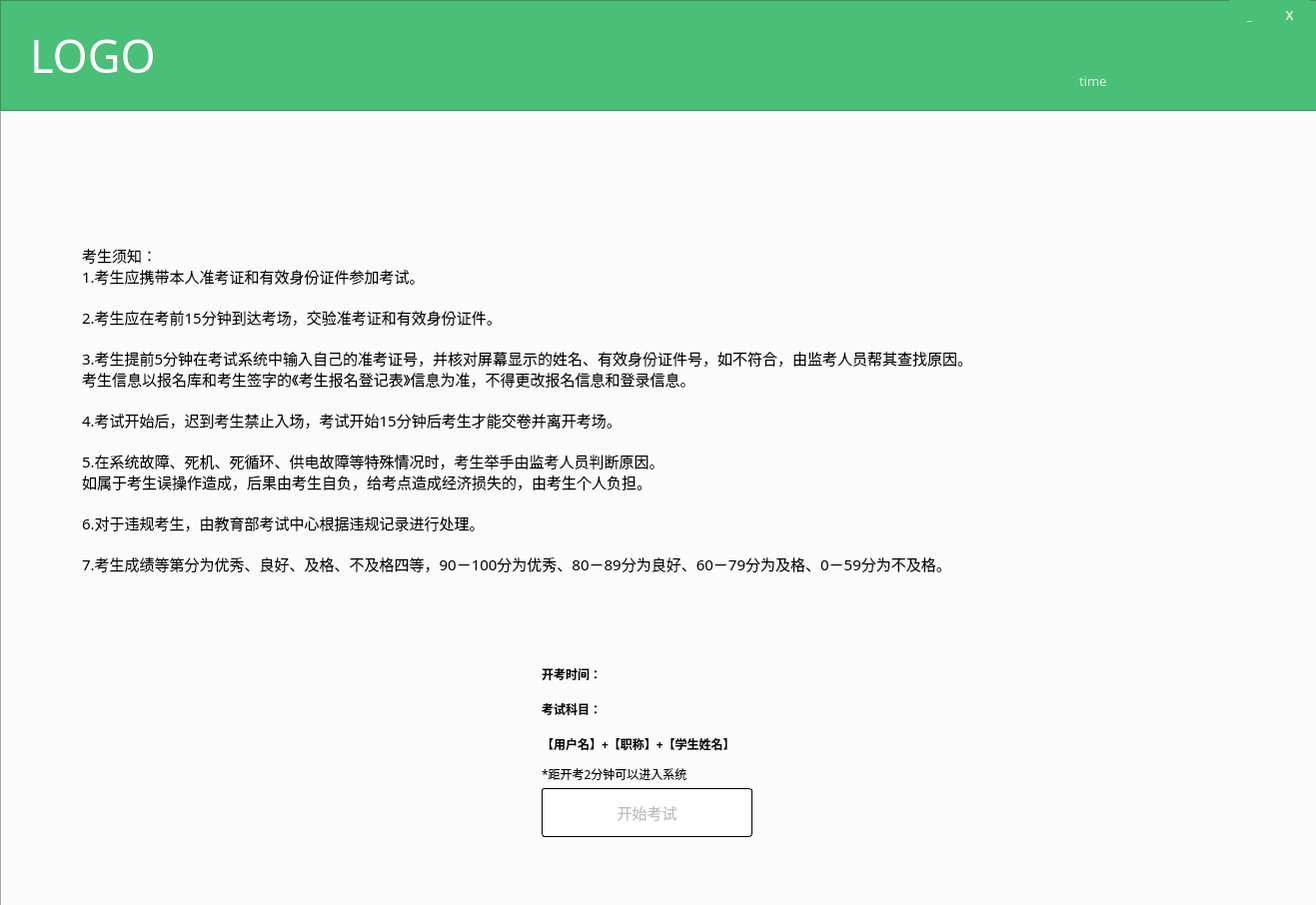
<?xml version="1.0" encoding="UTF-8"?>
<ui version="4.0">
 <class>StudentWindow</class>
 <widget class="QDialog" name="StudentWindow">
  <property name="geometry">
   <rect>
    <x>0</x>
    <y>0</y>
    <width>1317</width>
    <height>906</height>
   </rect>
  </property>
  <property name="minimumSize">
   <size>
    <width>1317</width>
    <height>906</height>
   </size>
  </property>
  <property name="maximumSize">
   <size>
    <width>1317</width>
    <height>906</height>
   </size>
  </property>
  <property name="windowTitle">
   <string>Dialog</string>
  </property>
  <widget class="QTabWidget" name="tabWidget">
   <property name="geometry">
    <rect>
     <x>0</x>
     <y>80</y>
     <width>1331</width>
     <height>831</height>
    </rect>
   </property>
   <property name="font">
    <font>
     <family>黑体</family>
    </font>
   </property>
   <widget class="QWidget" name="tab">
    <attribute name="title">
     <string>Tab 1</string>
    </attribute>
    <widget class="QLabel" name="label">
     <property name="geometry">
      <rect>
       <x>80</x>
       <y>110</y>
       <width>1141</width>
       <height>401</height>
      </rect>
     </property>
     <property name="font">
      <font>
       <family>黑体</family>
       <pointsize>11</pointsize>
      </font>
     </property>
     <property name="text">
      <string>考生须知：
1.考生应携带本人准考证和有效身份证件参加考试。

2.考生应在考前15分钟到达考场，交验准考证和有效身份证件。

3.考生提前5分钟在考试系统中输入自己的准考证号，并核对屏幕显示的姓名、有效身份证件号，如不符合，由监考人员帮其查找原因。
考生信息以报名库和考生签字的《考生报名登记表》信息为准，不得更改报名信息和登录信息。

4.考试开始后，迟到考生禁止入场，考试开始15分钟后考生才能交卷并离开考场。

5.在系统故障、死机、死循环、供电故障等特殊情况时，考生举手由监考人员判断原因。
如属于考生误操作造成，后果由考生自负，给考点造成经济损失的，由考生个人负担。

6.对于违规考生，由教育部考试中心根据违规记录进行处理。

7.考生成绩等第分为优秀、良好、及格、不及格四等，90－100分为优秀、80－89分为良好、60－79分为及格、0－59分为不及格。
</string>
     </property>
    </widget>
    <widget class="QLabel" name="label_start_time">
     <property name="geometry">
      <rect>
       <x>540</x>
       <y>550</y>
       <width>521</width>
       <height>31</height>
      </rect>
     </property>
     <property name="font">
      <font>
       <family>黑体</family>
       <weight>75</weight>
       <bold>true</bold>
      </font>
     </property>
     <property name="text">
      <string>开考时间：</string>
     </property>
    </widget>
    <widget class="QLabel" name="label_4">
     <property name="geometry">
      <rect>
       <x>540</x>
       <y>650</y>
       <width>561</width>
       <height>31</height>
      </rect>
     </property>
     <property name="font">
      <font>
       <family>黑体</family>
       <pointsize>9</pointsize>
      </font>
     </property>
     <property name="text">
      <string>*距开考2分钟可以进入系统</string>
     </property>
    </widget>
    <widget class="QPushButton" name="pushButton_37">
     <property name="enabled">
      <bool>false</bool>
     </property>
     <property name="geometry">
      <rect>
       <x>540</x>
       <y>680</y>
       <width>211</width>
       <height>49</height>
      </rect>
     </property>
     <property name="font">
      <font>
       <family>黑体</family>
       <pointsize>11</pointsize>
       <weight>50</weight>
       <bold>false</bold>
      </font>
     </property>
     <property name="cursor">
      <cursorShape>PointingHandCursor</cursorShape>
     </property>
     <property name="acceptDrops">
      <bool>true</bool>
     </property>
     <property name="styleSheet">
      <string notr="true">QPushButton

{
	border:1px solid rgb(0,0,0);
	border-radius:3px;
	
	background-color: rgb(255, 255, 255);
}
QPushButton:hover
{
	background-color: rgb(250, 250, 250);
	border:1px solid rgb(0,0,0);
	
}</string>
     </property>
     <property name="text">
      <string>开始考试</string>
     </property>
     <property name="icon">
      <iconset resource="Img.qrc">
       <normaloff>:/img/img/exam.ico</normaloff>:/img/img/exam.ico</iconset>
     </property>
     <property name="iconSize">
      <size>
       <width>32</width>
       <height>32</height>
      </size>
     </property>
    </widget>
    <widget class="QLabel" name="label_start_course_name">
     <property name="geometry">
      <rect>
       <x>540</x>
       <y>590</y>
       <width>491</width>
       <height>21</height>
      </rect>
     </property>
     <property name="font">
      <font>
       <family>黑体</family>
       <weight>75</weight>
       <bold>true</bold>
      </font>
     </property>
     <property name="text">
      <string>考试科目：</string>
     </property>
    </widget>
    <widget class="QLabel" name="label_2">
     <property name="geometry">
      <rect>
       <x>540</x>
       <y>620</y>
       <width>501</width>
       <height>31</height>
      </rect>
     </property>
     <property name="font">
      <font>
       <family>黑体</family>
       <pointsize>9</pointsize>
       <weight>75</weight>
       <bold>true</bold>
      </font>
     </property>
     <property name="styleSheet">
      <string notr="true">QLabel:hover{

	color: rgb(79, 79, 79);
}
</string>
     </property>
     <property name="text">
      <string>【用户名】+【职称】+【学生姓名】</string>
     </property>
    </widget>
   </widget>
   <widget class="QWidget" name="tab_2">
    <attribute name="title">
     <string>Tab 2</string>
    </attribute>
    <widget class="QFrame" name="frame">
     <property name="geometry">
      <rect>
       <x>280</x>
       <y>0</y>
       <width>1051</width>
       <height>811</height>
      </rect>
     </property>
     <property name="font">
      <font>
       <family>黑体</family>
       <pointsize>12</pointsize>
      </font>
     </property>
     <property name="styleSheet">
      <string notr="true">background-color: rgb(255, 255, 255);</string>
     </property>
     <property name="frameShape">
      <enum>QFrame::Panel</enum>
     </property>
     <property name="frameShadow">
      <enum>QFrame::Plain</enum>
     </property>
     <property name="lineWidth">
      <number>1</number>
     </property>
     <property name="midLineWidth">
      <number>0</number>
     </property>
     <widget class="QTextEdit" name="textEdit">
      <property name="geometry">
       <rect>
        <x>50</x>
        <y>70</y>
        <width>951</width>
        <height>271</height>
       </rect>
      </property>
      <property name="font">
       <font>
        <family>黑体</family>
        <pointsize>11</pointsize>
       </font>
      </property>
      <property name="readOnly">
       <bool>true</bool>
      </property>
      <property name="html">
       <string>&lt;!DOCTYPE HTML PUBLIC &quot;-//W3C//DTD HTML 4.0//EN&quot; &quot;http://www.w3.org/TR/REC-html40/strict.dtd&quot;&gt;
&lt;html&gt;&lt;head&gt;&lt;meta name=&quot;qrichtext&quot; content=&quot;1&quot; /&gt;&lt;style type=&quot;text/css&quot;&gt;
p, li { white-space: pre-wrap; }
&lt;/style&gt;&lt;/head&gt;&lt;body style=&quot; font-family:'黑体'; font-size:11pt; font-weight:400; font-style:normal;&quot;&gt;
&lt;p style=&quot; margin-top:0px; margin-bottom:0px; margin-left:0px; margin-right:0px; -qt-block-indent:0; text-indent:0px;&quot;&gt;&lt;span style=&quot; font-family:'SimSun';&quot;&gt;题目题目题目题目题目题目题目题目题目题目题目题目题目题目题目题目题目题目题目题目题目题目题目题目题目题目题目题目题目题目题目题目题目题目题目题目题目题目题目题目题目题目题目题目题目题目题目题目题目题目题目题目题目题目题目题目题目题目题目题目题目题目题目题目题目题目题目题目题目题目题目题目题目题目题目题目题目题目题目题目题目题目题目题目&lt;/span&gt;&lt;/p&gt;&lt;/body&gt;&lt;/html&gt;</string>
      </property>
     </widget>
     <widget class="QRadioButton" name="radioButton_a">
      <property name="geometry">
       <rect>
        <x>100</x>
        <y>440</y>
        <width>911</width>
        <height>41</height>
       </rect>
      </property>
      <property name="font">
       <font>
        <family>黑体</family>
        <pointsize>12</pointsize>
       </font>
      </property>
      <property name="text">
       <string>答案123456789123456789123456789123456789123456789123456789123456789123456789
123456789123456789</string>
      </property>
     </widget>
     <widget class="QLabel" name="label_6">
      <property name="geometry">
       <rect>
        <x>60</x>
        <y>430</y>
        <width>31</width>
        <height>61</height>
       </rect>
      </property>
      <property name="font">
       <font>
        <family>黑体</family>
        <pointsize>12</pointsize>
       </font>
      </property>
      <property name="text">
       <string>A.</string>
      </property>
     </widget>
     <widget class="QRadioButton" name="radioButton_b">
      <property name="geometry">
       <rect>
        <x>100</x>
        <y>500</y>
        <width>921</width>
        <height>41</height>
       </rect>
      </property>
      <property name="font">
       <font>
        <family>黑体</family>
        <pointsize>12</pointsize>
       </font>
      </property>
      <property name="text">
       <string>答案123456789123456789123456789123456789
123456789123456789123456789123456789123456789</string>
      </property>
     </widget>
     <widget class="QLabel" name="label_7">
      <property name="geometry">
       <rect>
        <x>60</x>
        <y>490</y>
        <width>31</width>
        <height>61</height>
       </rect>
      </property>
      <property name="font">
       <font>
        <family>黑体</family>
        <pointsize>12</pointsize>
       </font>
      </property>
      <property name="text">
       <string>B.</string>
      </property>
     </widget>
     <widget class="QRadioButton" name="radioButton_c">
      <property name="geometry">
       <rect>
        <x>100</x>
        <y>560</y>
        <width>921</width>
        <height>41</height>
       </rect>
      </property>
      <property name="font">
       <font>
        <family>黑体</family>
        <pointsize>12</pointsize>
       </font>
      </property>
      <property name="text">
       <string>答案123456789123456789
123456789123456789123456789123456789123456789123456789123456789123456789123456789</string>
      </property>
     </widget>
     <widget class="QLabel" name="label_8">
      <property name="geometry">
       <rect>
        <x>60</x>
        <y>550</y>
        <width>31</width>
        <height>61</height>
       </rect>
      </property>
      <property name="font">
       <font>
        <family>黑体</family>
        <pointsize>12</pointsize>
       </font>
      </property>
      <property name="text">
       <string>C.</string>
      </property>
     </widget>
     <widget class="QRadioButton" name="radioButton_d">
      <property name="geometry">
       <rect>
        <x>100</x>
        <y>620</y>
        <width>921</width>
        <height>41</height>
       </rect>
      </property>
      <property name="font">
       <font>
        <family>黑体</family>
        <pointsize>12</pointsize>
       </font>
      </property>
      <property name="text">
       <string>答案1234567891234567891234567891234567891234567891234567891234567</string>
      </property>
     </widget>
     <widget class="QLabel" name="label_9">
      <property name="geometry">
       <rect>
        <x>60</x>
        <y>610</y>
        <width>31</width>
        <height>61</height>
       </rect>
      </property>
      <property name="font">
       <font>
        <family>黑体</family>
        <pointsize>12</pointsize>
       </font>
      </property>
      <property name="text">
       <string>D.</string>
      </property>
     </widget>
     <widget class="QPushButton" name="pushButton_next">
      <property name="geometry">
       <rect>
        <x>250</x>
        <y>710</y>
        <width>141</width>
        <height>51</height>
       </rect>
      </property>
      <property name="font">
       <font>
        <family>黑体</family>
        <pointsize>13</pointsize>
       </font>
      </property>
      <property name="cursor">
       <cursorShape>PointingHandCursor</cursorShape>
      </property>
      <property name="styleSheet">
       <string notr="true">QPushButton

{
	border:1px solid rgb(0,0,0);
	border-radius:5px;
	
	background-color: rgb(255, 255, 255);
}
QPushButton:hover
{
	background-color: rgb(250, 250, 250);
	border:1px solid rgb(0,0,0);
	
}</string>
      </property>
      <property name="text">
       <string>下一题</string>
      </property>
      <property name="iconSize">
       <size>
        <width>32</width>
        <height>32</height>
       </size>
      </property>
     </widget>
     <widget class="QLabel" name="label_question_number">
      <property name="geometry">
       <rect>
        <x>50</x>
        <y>40</y>
        <width>91</width>
        <height>21</height>
       </rect>
      </property>
      <property name="font">
       <font>
        <family>黑体</family>
       </font>
      </property>
      <property name="text">
       <string>1：</string>
      </property>
     </widget>
     <widget class="QRadioButton" name="radioButton_empty">
      <property name="geometry">
       <rect>
        <x>900</x>
        <y>720</y>
        <width>81</width>
        <height>41</height>
       </rect>
      </property>
      <property name="font">
       <font>
        <family>黑体</family>
        <pointsize>12</pointsize>
       </font>
      </property>
      <property name="text">
       <string>empty</string>
      </property>
     </widget>
     <widget class="QPushButton" name="pushButton_previous">
      <property name="geometry">
       <rect>
        <x>60</x>
        <y>710</y>
        <width>141</width>
        <height>51</height>
       </rect>
      </property>
      <property name="font">
       <font>
        <family>黑体</family>
        <pointsize>13</pointsize>
       </font>
      </property>
      <property name="cursor">
       <cursorShape>PointingHandCursor</cursorShape>
      </property>
      <property name="styleSheet">
       <string notr="true">QPushButton

{
	border:1px solid rgb(0,0,0);
	border-radius:5px;
	
	background-color: rgb(255, 255, 255);
}
QPushButton:hover
{
	background-color: rgb(250, 250, 250);
	border:1px solid rgb(0,0,0);
	
}</string>
      </property>
      <property name="text">
       <string>上一题</string>
      </property>
      <property name="iconSize">
       <size>
        <width>32</width>
        <height>32</height>
       </size>
      </property>
     </widget>
     <widget class="QLabel" name="label_error_tips">
      <property name="geometry">
       <rect>
        <x>410</x>
        <y>710</y>
        <width>411</width>
        <height>51</height>
       </rect>
      </property>
      <property name="font">
       <font>
        <family>黑体</family>
        <pointsize>14</pointsize>
        <weight>50</weight>
        <bold>false</bold>
       </font>
      </property>
      <property name="text">
       <string>error!</string>
      </property>
     </widget>
    </widget>
    <widget class="QPushButton" name="pushButton_22">
     <property name="enabled">
      <bool>false</bool>
     </property>
     <property name="geometry">
      <rect>
       <x>50</x>
       <y>630</y>
       <width>181</width>
       <height>51</height>
      </rect>
     </property>
     <property name="font">
      <font>
       <family>黑体</family>
       <pointsize>13</pointsize>
      </font>
     </property>
     <property name="styleSheet">
      <string notr="true">QPushButton

{
	border:1px solid rgb(0,0,0);
	border-radius:5px;
	
	background-color: rgb(255, 255, 255);
}
QPushButton:hover
{
	background-color: rgb(250, 250, 250);
	border:1px solid rgb(0,0,0);
	
}</string>
     </property>
     <property name="text">
      <string>保存进度</string>
     </property>
     <property name="iconSize">
      <size>
       <width>32</width>
       <height>32</height>
      </size>
     </property>
    </widget>
    <widget class="QPushButton" name="pushButton_23">
     <property name="geometry">
      <rect>
       <x>50</x>
       <y>710</y>
       <width>181</width>
       <height>51</height>
      </rect>
     </property>
     <property name="font">
      <font>
       <family>黑体</family>
       <pointsize>13</pointsize>
       <weight>75</weight>
       <italic>true</italic>
       <bold>true</bold>
      </font>
     </property>
     <property name="cursor">
      <cursorShape>PointingHandCursor</cursorShape>
     </property>
     <property name="styleSheet">
      <string notr="true">QPushButton

{
	border:1px solid rgb(0,0,0);
	border-radius:5px;
	
	background-color: rgb(255, 255, 255);
}
QPushButton:hover
{
	background-color: rgb(250, 250, 250);
	border:1px solid rgb(0,0,0);
	
}</string>
     </property>
     <property name="text">
      <string>交卷</string>
     </property>
     <property name="iconSize">
      <size>
       <width>32</width>
       <height>32</height>
      </size>
     </property>
    </widget>
    <widget class="QLabel" name="label_5">
     <property name="geometry">
      <rect>
       <x>40</x>
       <y>40</y>
       <width>201</width>
       <height>31</height>
      </rect>
     </property>
     <property name="font">
      <font>
       <family>黑体</family>
       <pointsize>10</pointsize>
      </font>
     </property>
     <property name="text">
      <string>题目编号：</string>
     </property>
    </widget>
    <widget class="QWidget" name="layoutWidget">
     <property name="geometry">
      <rect>
       <x>40</x>
       <y>70</y>
       <width>201</width>
       <height>241</height>
      </rect>
     </property>
     <property name="font">
      <font>
       <family>黑体</family>
      </font>
     </property>
     <layout class="QGridLayout" name="gridLayout">
      <property name="sizeConstraint">
       <enum>QLayout::SetDefaultConstraint</enum>
      </property>
      <property name="topMargin">
       <number>0</number>
      </property>
      <property name="bottomMargin">
       <number>0</number>
      </property>
      <property name="horizontalSpacing">
       <number>5</number>
      </property>
      <property name="verticalSpacing">
       <number>6</number>
      </property>
      <item row="0" column="0">
       <widget class="QPushButton" name="pushButton_question_1">
        <property name="font">
         <font>
          <family>黑体</family>
          <pointsize>13</pointsize>
         </font>
        </property>
        <property name="cursor">
         <cursorShape>PointingHandCursor</cursorShape>
        </property>
        <property name="styleSheet">
         <string notr="true">QPushButton

{
	border:1px solid rgb(0,0,0);
	border-radius:5px;
	
	background-color: rgb(255, 255, 255);
}
QPushButton:hover
{
	background-color: rgb(250, 250, 250);
	border:1px solid rgb(0,0,0);
	
}</string>
        </property>
        <property name="text">
         <string>1</string>
        </property>
        <property name="iconSize">
         <size>
          <width>32</width>
          <height>32</height>
         </size>
        </property>
       </widget>
      </item>
      <item row="0" column="1">
       <widget class="QPushButton" name="pushButton_question_2">
        <property name="font">
         <font>
          <family>黑体</family>
          <pointsize>13</pointsize>
         </font>
        </property>
        <property name="cursor">
         <cursorShape>PointingHandCursor</cursorShape>
        </property>
        <property name="styleSheet">
         <string notr="true">QPushButton

{
	border:1px solid rgb(0,0,0);
	border-radius:5px;
	
	background-color: rgb(255, 255, 255);
}
QPushButton:hover
{
	background-color: rgb(250, 250, 250);
	border:1px solid rgb(0,0,0);
	
}</string>
        </property>
        <property name="text">
         <string>2</string>
        </property>
        <property name="iconSize">
         <size>
          <width>32</width>
          <height>32</height>
         </size>
        </property>
       </widget>
      </item>
      <item row="0" column="2">
       <widget class="QPushButton" name="pushButton_question_3">
        <property name="font">
         <font>
          <family>黑体</family>
          <pointsize>13</pointsize>
         </font>
        </property>
        <property name="cursor">
         <cursorShape>PointingHandCursor</cursorShape>
        </property>
        <property name="styleSheet">
         <string notr="true">QPushButton

{
	border:1px solid rgb(0,0,0);
	border-radius:5px;
	
	background-color: rgb(255, 255, 255);
}
QPushButton:hover
{
	background-color: rgb(250, 250, 250);
	border:1px solid rgb(0,0,0);
	
}</string>
        </property>
        <property name="text">
         <string>3</string>
        </property>
        <property name="iconSize">
         <size>
          <width>32</width>
          <height>32</height>
         </size>
        </property>
       </widget>
      </item>
      <item row="0" column="3">
       <widget class="QPushButton" name="pushButton_question_4">
        <property name="font">
         <font>
          <family>黑体</family>
          <pointsize>13</pointsize>
         </font>
        </property>
        <property name="cursor">
         <cursorShape>PointingHandCursor</cursorShape>
        </property>
        <property name="styleSheet">
         <string notr="true">QPushButton

{
	border:1px solid rgb(0,0,0);
	border-radius:5px;
	
	background-color: rgb(255, 255, 255);
}
QPushButton:hover
{
	background-color: rgb(250, 250, 250);
	border:1px solid rgb(0,0,0);
	
}</string>
        </property>
        <property name="text">
         <string>4</string>
        </property>
        <property name="iconSize">
         <size>
          <width>32</width>
          <height>32</height>
         </size>
        </property>
       </widget>
      </item>
      <item row="0" column="4">
       <widget class="QPushButton" name="pushButton_question_5">
        <property name="font">
         <font>
          <family>黑体</family>
          <pointsize>13</pointsize>
         </font>
        </property>
        <property name="cursor">
         <cursorShape>PointingHandCursor</cursorShape>
        </property>
        <property name="styleSheet">
         <string notr="true">QPushButton

{
	border:1px solid rgb(0,0,0);
	border-radius:5px;
	
	background-color: rgb(255, 255, 255);
}
QPushButton:hover
{
	background-color: rgb(250, 250, 250);
	border:1px solid rgb(0,0,0);
	
}</string>
        </property>
        <property name="text">
         <string>5</string>
        </property>
        <property name="iconSize">
         <size>
          <width>32</width>
          <height>32</height>
         </size>
        </property>
       </widget>
      </item>
      <item row="1" column="0">
       <widget class="QPushButton" name="pushButton_question_6">
        <property name="font">
         <font>
          <family>黑体</family>
          <pointsize>13</pointsize>
         </font>
        </property>
        <property name="cursor">
         <cursorShape>PointingHandCursor</cursorShape>
        </property>
        <property name="styleSheet">
         <string notr="true">QPushButton

{
	border:1px solid rgb(0,0,0);
	border-radius:5px;
	
	background-color: rgb(255, 255, 255);
}
QPushButton:hover
{
	background-color: rgb(250, 250, 250);
	border:1px solid rgb(0,0,0);
	
}</string>
        </property>
        <property name="text">
         <string>6</string>
        </property>
        <property name="iconSize">
         <size>
          <width>32</width>
          <height>32</height>
         </size>
        </property>
       </widget>
      </item>
      <item row="1" column="1">
       <widget class="QPushButton" name="pushButton_question_7">
        <property name="font">
         <font>
          <family>黑体</family>
          <pointsize>13</pointsize>
         </font>
        </property>
        <property name="cursor">
         <cursorShape>PointingHandCursor</cursorShape>
        </property>
        <property name="styleSheet">
         <string notr="true">QPushButton

{
	border:1px solid rgb(0,0,0);
	border-radius:5px;
	
	background-color: rgb(255, 255, 255);
}
QPushButton:hover
{
	background-color: rgb(250, 250, 250);
	border:1px solid rgb(0,0,0);
	
}</string>
        </property>
        <property name="text">
         <string>7</string>
        </property>
        <property name="iconSize">
         <size>
          <width>32</width>
          <height>32</height>
         </size>
        </property>
       </widget>
      </item>
      <item row="1" column="2">
       <widget class="QPushButton" name="pushButton_question_8">
        <property name="font">
         <font>
          <family>黑体</family>
          <pointsize>13</pointsize>
         </font>
        </property>
        <property name="cursor">
         <cursorShape>PointingHandCursor</cursorShape>
        </property>
        <property name="styleSheet">
         <string notr="true">QPushButton

{
	border:1px solid rgb(0,0,0);
	border-radius:5px;
	
	background-color: rgb(255, 255, 255);
}
QPushButton:hover
{
	background-color: rgb(250, 250, 250);
	border:1px solid rgb(0,0,0);
	
}</string>
        </property>
        <property name="text">
         <string>8</string>
        </property>
        <property name="iconSize">
         <size>
          <width>32</width>
          <height>32</height>
         </size>
        </property>
       </widget>
      </item>
      <item row="1" column="3">
       <widget class="QPushButton" name="pushButton_question_9">
        <property name="font">
         <font>
          <family>黑体</family>
          <pointsize>13</pointsize>
         </font>
        </property>
        <property name="cursor">
         <cursorShape>PointingHandCursor</cursorShape>
        </property>
        <property name="styleSheet">
         <string notr="true">QPushButton

{
	border:1px solid rgb(0,0,0);
	border-radius:5px;
	
	background-color: rgb(255, 255, 255);
}
QPushButton:hover
{
	background-color: rgb(250, 250, 250);
	border:1px solid rgb(0,0,0);
	
}</string>
        </property>
        <property name="text">
         <string>9</string>
        </property>
        <property name="iconSize">
         <size>
          <width>32</width>
          <height>32</height>
         </size>
        </property>
       </widget>
      </item>
      <item row="1" column="4">
       <widget class="QPushButton" name="pushButton_question_10">
        <property name="font">
         <font>
          <family>黑体</family>
          <pointsize>13</pointsize>
         </font>
        </property>
        <property name="cursor">
         <cursorShape>PointingHandCursor</cursorShape>
        </property>
        <property name="styleSheet">
         <string notr="true">QPushButton

{
	border:1px solid rgb(0,0,0);
	border-radius:5px;
	
	background-color: rgb(255, 255, 255);
}
QPushButton:hover
{
	background-color: rgb(250, 250, 250);
	border:1px solid rgb(0,0,0);
	
}</string>
        </property>
        <property name="text">
         <string>10</string>
        </property>
        <property name="iconSize">
         <size>
          <width>32</width>
          <height>32</height>
         </size>
        </property>
       </widget>
      </item>
      <item row="2" column="0">
       <widget class="QPushButton" name="pushButton_question_11">
        <property name="enabled">
         <bool>false</bool>
        </property>
        <property name="font">
         <font>
          <family>黑体</family>
          <pointsize>13</pointsize>
         </font>
        </property>
        <property name="cursor">
         <cursorShape>PointingHandCursor</cursorShape>
        </property>
        <property name="styleSheet">
         <string notr="true">QPushButton

{
	border:1px solid rgb(0,0,0);
	border-radius:5px;
	
	background-color: rgb(255, 255, 255);
}
QPushButton:hover
{
	background-color: rgb(250, 250, 250);
	border:1px solid rgb(0,0,0);
	
}</string>
        </property>
        <property name="text">
         <string>11</string>
        </property>
        <property name="iconSize">
         <size>
          <width>32</width>
          <height>32</height>
         </size>
        </property>
       </widget>
      </item>
      <item row="2" column="1">
       <widget class="QPushButton" name="pushButton_question_12">
        <property name="enabled">
         <bool>false</bool>
        </property>
        <property name="font">
         <font>
          <family>黑体</family>
          <pointsize>13</pointsize>
         </font>
        </property>
        <property name="cursor">
         <cursorShape>PointingHandCursor</cursorShape>
        </property>
        <property name="styleSheet">
         <string notr="true">QPushButton

{
	border:1px solid rgb(0,0,0);
	border-radius:5px;
	
	background-color: rgb(255, 255, 255);
}
QPushButton:hover
{
	background-color: rgb(250, 250, 250);
	border:1px solid rgb(0,0,0);
	
}</string>
        </property>
        <property name="text">
         <string>12</string>
        </property>
        <property name="iconSize">
         <size>
          <width>32</width>
          <height>32</height>
         </size>
        </property>
       </widget>
      </item>
      <item row="2" column="2">
       <widget class="QPushButton" name="pushButton_question_13">
        <property name="enabled">
         <bool>false</bool>
        </property>
        <property name="font">
         <font>
          <family>黑体</family>
          <pointsize>13</pointsize>
         </font>
        </property>
        <property name="cursor">
         <cursorShape>PointingHandCursor</cursorShape>
        </property>
        <property name="styleSheet">
         <string notr="true">QPushButton

{
	border:1px solid rgb(0,0,0);
	border-radius:5px;
	
	background-color: rgb(255, 255, 255);
}
QPushButton:hover
{
	background-color: rgb(250, 250, 250);
	border:1px solid rgb(0,0,0);
	
}</string>
        </property>
        <property name="text">
         <string>13</string>
        </property>
        <property name="iconSize">
         <size>
          <width>32</width>
          <height>32</height>
         </size>
        </property>
       </widget>
      </item>
      <item row="2" column="3">
       <widget class="QPushButton" name="pushButton_question_14">
        <property name="enabled">
         <bool>false</bool>
        </property>
        <property name="font">
         <font>
          <family>黑体</family>
          <pointsize>13</pointsize>
         </font>
        </property>
        <property name="cursor">
         <cursorShape>PointingHandCursor</cursorShape>
        </property>
        <property name="styleSheet">
         <string notr="true">QPushButton

{
	border:1px solid rgb(0,0,0);
	border-radius:5px;
	
	background-color: rgb(255, 255, 255);
}
QPushButton:hover
{
	background-color: rgb(250, 250, 250);
	border:1px solid rgb(0,0,0);
	
}</string>
        </property>
        <property name="text">
         <string>14</string>
        </property>
        <property name="iconSize">
         <size>
          <width>32</width>
          <height>32</height>
         </size>
        </property>
       </widget>
      </item>
      <item row="2" column="4">
       <widget class="QPushButton" name="pushButton_question_15">
        <property name="enabled">
         <bool>false</bool>
        </property>
        <property name="font">
         <font>
          <family>黑体</family>
          <pointsize>13</pointsize>
         </font>
        </property>
        <property name="cursor">
         <cursorShape>PointingHandCursor</cursorShape>
        </property>
        <property name="styleSheet">
         <string notr="true">QPushButton

{
	border:1px solid rgb(0,0,0);
	border-radius:5px;
	
	background-color: rgb(255, 255, 255);
}
QPushButton:hover
{
	background-color: rgb(250, 250, 250);
	border:1px solid rgb(0,0,0);
	
}</string>
        </property>
        <property name="text">
         <string>15</string>
        </property>
        <property name="iconSize">
         <size>
          <width>32</width>
          <height>32</height>
         </size>
        </property>
       </widget>
      </item>
      <item row="3" column="0">
       <widget class="QPushButton" name="pushButton_question_16">
        <property name="enabled">
         <bool>false</bool>
        </property>
        <property name="font">
         <font>
          <family>黑体</family>
          <pointsize>13</pointsize>
         </font>
        </property>
        <property name="cursor">
         <cursorShape>PointingHandCursor</cursorShape>
        </property>
        <property name="styleSheet">
         <string notr="true">QPushButton

{
	border:1px solid rgb(0,0,0);
	border-radius:5px;
	
	background-color: rgb(255, 255, 255);
}
QPushButton:hover
{
	background-color: rgb(250, 250, 250);
	border:1px solid rgb(0,0,0);
	
}</string>
        </property>
        <property name="text">
         <string>16</string>
        </property>
        <property name="iconSize">
         <size>
          <width>32</width>
          <height>32</height>
         </size>
        </property>
       </widget>
      </item>
      <item row="3" column="1">
       <widget class="QPushButton" name="pushButton_question_17">
        <property name="enabled">
         <bool>false</bool>
        </property>
        <property name="font">
         <font>
          <family>黑体</family>
          <pointsize>13</pointsize>
         </font>
        </property>
        <property name="cursor">
         <cursorShape>PointingHandCursor</cursorShape>
        </property>
        <property name="styleSheet">
         <string notr="true">QPushButton

{
	border:1px solid rgb(0,0,0);
	border-radius:5px;
	
	background-color: rgb(255, 255, 255);
}
QPushButton:hover
{
	background-color: rgb(250, 250, 250);
	border:1px solid rgb(0,0,0);
	
}</string>
        </property>
        <property name="text">
         <string>17</string>
        </property>
        <property name="iconSize">
         <size>
          <width>32</width>
          <height>32</height>
         </size>
        </property>
       </widget>
      </item>
      <item row="3" column="2">
       <widget class="QPushButton" name="pushButton_question_18">
        <property name="enabled">
         <bool>false</bool>
        </property>
        <property name="font">
         <font>
          <family>黑体</family>
          <pointsize>13</pointsize>
         </font>
        </property>
        <property name="cursor">
         <cursorShape>PointingHandCursor</cursorShape>
        </property>
        <property name="styleSheet">
         <string notr="true">QPushButton

{
	border:1px solid rgb(0,0,0);
	border-radius:5px;
	
	background-color: rgb(255, 255, 255);
}
QPushButton:hover
{
	background-color: rgb(250, 250, 250);
	border:1px solid rgb(0,0,0);
	
}</string>
        </property>
        <property name="text">
         <string>18</string>
        </property>
        <property name="iconSize">
         <size>
          <width>32</width>
          <height>32</height>
         </size>
        </property>
       </widget>
      </item>
      <item row="3" column="3">
       <widget class="QPushButton" name="pushButton_question_19">
        <property name="enabled">
         <bool>false</bool>
        </property>
        <property name="font">
         <font>
          <family>黑体</family>
          <pointsize>13</pointsize>
         </font>
        </property>
        <property name="cursor">
         <cursorShape>PointingHandCursor</cursorShape>
        </property>
        <property name="styleSheet">
         <string notr="true">QPushButton

{
	border:1px solid rgb(0,0,0);
	border-radius:5px;
	
	background-color: rgb(255, 255, 255);
}
QPushButton:hover
{
	background-color: rgb(250, 250, 250);
	border:1px solid rgb(0,0,0);
	
}</string>
        </property>
        <property name="text">
         <string>19</string>
        </property>
        <property name="iconSize">
         <size>
          <width>32</width>
          <height>32</height>
         </size>
        </property>
       </widget>
      </item>
      <item row="3" column="4">
       <widget class="QPushButton" name="pushButton_question_20">
        <property name="font">
         <font>
          <family>黑体</family>
          <pointsize>13</pointsize>
         </font>
        </property>
        <property name="cursor">
         <cursorShape>PointingHandCursor</cursorShape>
        </property>
        <property name="styleSheet">
         <string notr="true">QPushButton

{
	border:1px solid rgb(0,0,0);
	border-radius:5px;
	
	background-color: rgb(255, 255, 255);
}
QPushButton:hover
{
	background-color: rgb(250, 250, 250);
	border:1px solid rgb(0,0,0);
	
}</string>
        </property>
        <property name="text">
         <string>20</string>
        </property>
        <property name="iconSize">
         <size>
          <width>32</width>
          <height>32</height>
         </size>
        </property>
       </widget>
      </item>
     </layout>
    </widget>
    <widget class="QLabel" name="label_11">
     <property name="geometry">
      <rect>
       <x>40</x>
       <y>330</y>
       <width>201</width>
       <height>31</height>
      </rect>
     </property>
     <property name="font">
      <font>
       <family>黑体</family>
       <pointsize>10</pointsize>
       <weight>50</weight>
       <bold>false</bold>
      </font>
     </property>
     <property name="text">
      <string>考试剩余时间：</string>
     </property>
    </widget>
    <widget class="QLabel" name="label_time_left">
     <property name="geometry">
      <rect>
       <x>40</x>
       <y>370</y>
       <width>201</width>
       <height>61</height>
      </rect>
     </property>
     <property name="font">
      <font>
       <family>黑体</family>
       <pointsize>24</pointsize>
       <weight>75</weight>
       <bold>true</bold>
       <underline>true</underline>
      </font>
     </property>
     <property name="frameShape">
      <enum>QFrame::StyledPanel</enum>
     </property>
     <property name="text">
      <string>16:15:48</string>
     </property>
     <property name="alignment">
      <set>Qt::AlignCenter</set>
     </property>
    </widget>
   </widget>
   <widget class="QWidget" name="tab_3">
    <attribute name="title">
     <string>页</string>
    </attribute>
    <widget class="QLabel" name="label_time_left_2">
     <property name="geometry">
      <rect>
       <x>380</x>
       <y>290</y>
       <width>521</width>
       <height>191</height>
      </rect>
     </property>
     <property name="font">
      <font>
       <family>黑体</family>
       <pointsize>24</pointsize>
       <weight>75</weight>
       <bold>true</bold>
       <underline>true</underline>
      </font>
     </property>
     <property name="frameShape">
      <enum>QFrame::StyledPanel</enum>
     </property>
     <property name="text">
      <string>已保存,可以离开考场
退出</string>
     </property>
     <property name="alignment">
      <set>Qt::AlignCenter</set>
     </property>
    </widget>
   </widget>
  </widget>
  <widget class="QFrame" name="frame_3">
   <property name="geometry">
    <rect>
     <x>0</x>
     <y>0</y>
     <width>1331</width>
     <height>111</height>
    </rect>
   </property>
   <property name="font">
    <font>
     <family>黑体</family>
    </font>
   </property>
   <property name="autoFillBackground">
    <bool>false</bool>
   </property>
   <property name="styleSheet">
    <string notr="true">background-color: rgb(74, 191, 119);</string>
   </property>
   <property name="frameShape">
    <enum>QFrame::StyledPanel</enum>
   </property>
   <property name="frameShadow">
    <enum>QFrame::Raised</enum>
   </property>
  </widget>
  <widget class="QLabel" name="label_17">
   <property name="geometry">
    <rect>
     <x>30</x>
     <y>10</y>
     <width>141</width>
     <height>91</height>
    </rect>
   </property>
   <property name="font">
    <font>
     <family>黑体</family>
     <pointsize>34</pointsize>
    </font>
   </property>
   <property name="styleSheet">
    <string notr="true">color: rgb(255, 255, 255);</string>
   </property>
   <property name="text">
    <string>LOGO</string>
   </property>
  </widget>
  <widget class="QPushButton" name="close_button">
   <property name="geometry">
    <rect>
     <x>1270</x>
     <y>0</y>
     <width>41</width>
     <height>31</height>
    </rect>
   </property>
   <property name="font">
    <font>
     <family>黑体</family>
     <weight>75</weight>
     <bold>true</bold>
    </font>
   </property>
   <property name="autoFillBackground">
    <bool>false</bool>
   </property>
   <property name="styleSheet">
    <string notr="true">QPushButton

{
	border:none;
	color: rgb(217, 241, 226);
background-color: rgb(74, 191, 119);
}
QPushButton:hover
{
	color: rgb(255, 255, 255);
background-color: rgb(74, 191, 119);
}
</string>
   </property>
   <property name="text">
    <string>X</string>
   </property>
   <property name="autoRepeat">
    <bool>true</bool>
   </property>
   <property name="autoExclusive">
    <bool>true</bool>
   </property>
   <property name="autoDefault">
    <bool>true</bool>
   </property>
   <property name="default">
    <bool>true</bool>
   </property>
  </widget>
  <widget class="QLabel" name="label_18">
   <property name="geometry">
    <rect>
     <x>1080</x>
     <y>60</y>
     <width>141</width>
     <height>41</height>
    </rect>
   </property>
   <property name="font">
    <font>
     <family>黑体</family>
     <pointsize>10</pointsize>
    </font>
   </property>
   <property name="styleSheet">
    <string notr="true">QLabel:hover{
	
	
	color: rgb(255, 255, 255);
}
QLabel{
color: rgb(217, 241, 226);
}</string>
   </property>
   <property name="text">
    <string>time</string>
   </property>
  </widget>
  <widget class="QPushButton" name="mini_button">
   <property name="geometry">
    <rect>
     <x>1230</x>
     <y>0</y>
     <width>41</width>
     <height>31</height>
    </rect>
   </property>
   <property name="font">
    <font>
     <family>黑体</family>
     <weight>75</weight>
     <bold>true</bold>
    </font>
   </property>
   <property name="autoFillBackground">
    <bool>false</bool>
   </property>
   <property name="styleSheet">
    <string notr="true">QPushButton

{
	border:none;
	color: rgb(217, 241, 226);
background-color: rgb(74, 191, 119);
}
QPushButton:hover
{
	color: rgb(255, 255, 255);
background-color: rgb(74, 191, 119);
}
</string>
   </property>
   <property name="text">
    <string>_</string>
   </property>
   <property name="autoRepeat">
    <bool>true</bool>
   </property>
   <property name="autoExclusive">
    <bool>true</bool>
   </property>
   <property name="autoDefault">
    <bool>true</bool>
   </property>
   <property name="default">
    <bool>true</bool>
   </property>
  </widget>
 </widget>
 <resources>
  <include location="Img.qrc"/>
 </resources>
 <connections/>
</ui>
